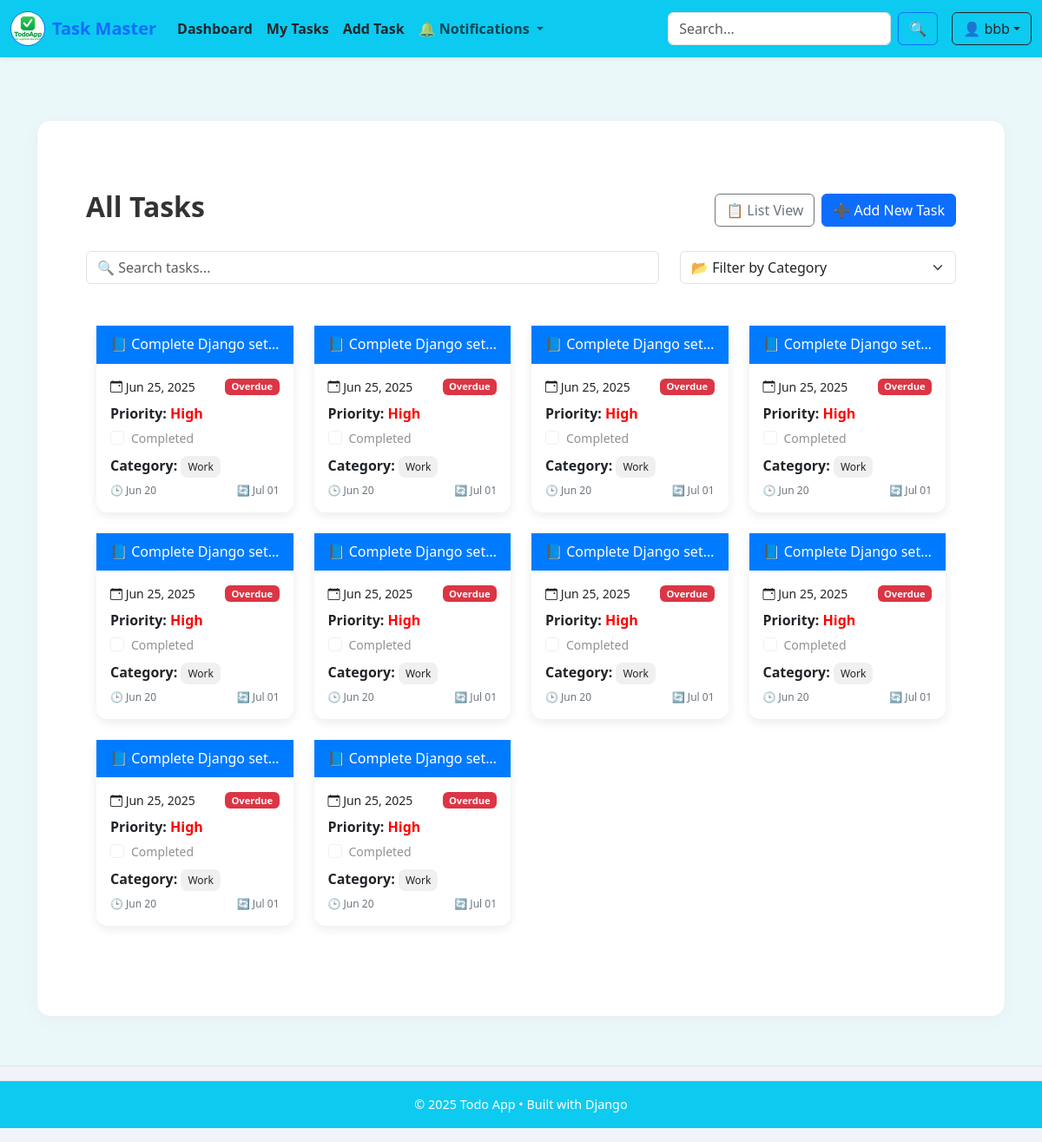
Page /tasks/cards/ (signed in) on the earlier database version.
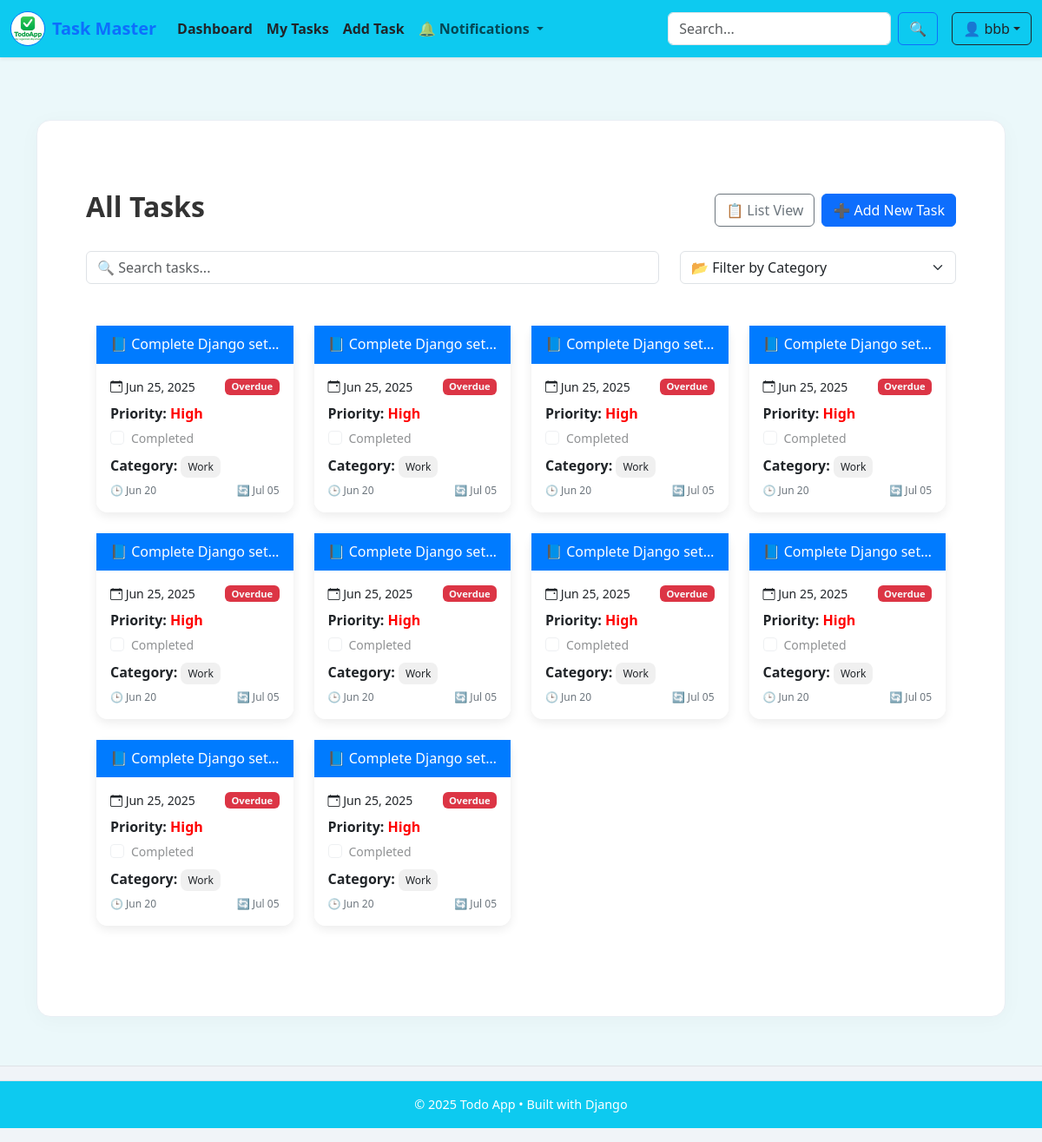
Same page on the later database version.
### todos/models.py (models this page shows, shortened)
class Task(models.Model):
    PRIORITY_CHOICES = [
        ('L', 'Low'),
        ('M', 'Medium'),
        ('H', 'High'),
    ]
    STATUS_CHOICES = [
        ('P', 'Pending'),
        ('I', 'In Progress'),
        ('C', 'Completed'),
        ('O', 'Overdue'),
    ]
    title = models.CharField(max_length=200)
    description = models.TextField(blank=True)
    due_date = models.DateField(null=True, blank=True)
    completed = models.BooleanField(default=False)
    priority = models.CharField(max_length=1, choices=PRIORITY_CHOICES, default='M')
    status = models.CharField(max_length=1, choices=STATUS_CHOICES, default='I')
    category = models.ForeignKey(Category, on_delete=models.SET_NULL, null=True, blank=True, related_name='tasks',default='Study')
    user = models.ForeignKey(User, on_delete=models.CASCADE, related_name='tasks')
    created_at = models.DateTimeField(auto_now_add=True)
    updated_at = models.DateTimeField(auto_now=True)
    class Meta:
        ordering = ['-created_at']
        verbose_name_plural = "Tasks"

class Category(models.Model):
    name = models.CharField(max_length=100)
    slug = models.SlugField(unique=True,null=True)
    description = models.TextField(blank=True)
    created_at = models.DateTimeField(auto_now_add=True)
    updated_at = models.DateTimeField(auto_now=True)
    class Meta:
        verbose_name_plural = "Categories"

### todos/views.py (the view)
# urls.py: path('tasks/cards/', views.task_card_view, name='task_card_list'),
@login_required
def task_card_view(request):
    tasks = Task.objects.filter(user=request.user).order_by('-status', 'due_date', '-created_at')
    categories = Category.objects.all()
    query = request.GET.get("q", "")
    category_id = request.GET.get("category", "")
    category_name = categories.filter(id=category_id).first() if category_id else None
    if query:
        tasks = tasks.filter(
            Q(title__icontains=query) | Q(description__icontains=query)
        )
    if category_id:
        tasks = tasks.filter(category_id=category_id)
    context = {
        'tasks': tasks,
        'query': query,
        'categories': categories,
        'selected_category': category_id,
        'category_name': category_name,
        'page_title': None
    }
    return render(request, 'todos/task_card_list.html', context)

### todos/context_processors.py (called while the page is built)
def notification_context(request):
    if request.user.is_authenticated:
        return {
            'notifications': Notification.objects.filter(user=request.user, is_read=False)[:5]
        }
    return {}

### todos/templates/todos/task_card_list.html (shortened to what this page needs)
{% extends 'todos/base.html' %}
{% load extras %}
{% block content %}
<div class="container py-4">
  <div class="container py-4">
  <div class="d-flex justify-content-between align-items-center mb-4 flex-wrap gap-2">
    <div>
      <h2 class="fw-bold">{{ page_title|default:"All Tasks" }}</h2>
    </div>
    <div class="d-flex gap-2">
      {% if request.resolver_match.url_name == "task_card_list" %}
        <a href="{% url 'task_list' %}" class="btn btn-outline-secondary" title="Switch to List View">
          📋 List View
        </a>
      {% else %}
        <a href="{% url 'task_card_list' %}" class="btn btn-outline-secondary" title="Switch to Card View">
          🗂️ Card View
        </a>
      {% endif %}
      <a href="{% url 'create_task' %}" class="btn btn-primary" title="Add New Task">
        ➕ Add New Task
      </a>
    </div>
  </div>
   {% if not page_title %}
    <form method="get" class="row mb-4" action="{% url 'search_tasks' %}">
        <div class="col-md-8 mb-2 mb-md-0">
        <input type="text" name="q" class="form-control" placeholder="🔍 Search tasks..." value="{{ request.GET.q }}">
        </div>
        <div class="col-md-4">
        <select name="category" class="form-select" onchange="this.form.submit()">
            <option value="">📂 Filter by Category</option>
        </select>
        </div>
    </form>
  {%endif%}
  {% if tasks %}
  <div class="container py-4">
    <div class="row g-4">
      {% for task in tasks %}
        <div class="col-sm-12 col-md-6 col-lg-4 col-xl-3">
        <a href="{% url 'task_detail' task.id %}" class="text-decoration-none text-dark">
          <div class="task-card h-100">
            <div class="card-header-title">
              <h6 class="mb-0 text-truncate">📘 {{ task.title }}</h6>
            </div>
            <div class="card-body p-3">
              <div class="d-flex justify-content-between align-items-center mb-2">
                <small><i class="bi bi-calendar-event"></i> {{ task.due_date|date:"M d, Y" }}</small>
                {% if task.status == 'P' %}
                  <span class="badge bg-secondary text-light status-badge">Pending</span>
                {% elif task.status == 'I' %}
                  <span class="badge bg-warning text-dark status-badge">In Progress</span>
                {% elif task.status == 'C' %}
                  <span class="badge bg-success text-light status-badge">Completed</span>
                {% elif task.status == 'O' %}
                  <span class="badge bg-danger text-light status-badge">Overdue</span>
                {% endif %}
              </div>
              <div class="mb-1">
                <strong>Priority:</strong>
                {% if task.priority == 'H' %}
                  <span class="priority-high">High</span>
                {% elif task.priority == 'M' %}
                  <span class="priority-medium">Medium</span>
                {% else %}
                  <span class="priority-low">Low</span>
                {% endif %}
              </div>
              <div class="form-check mb-2">
                <input class="form-check-input" type="checkbox" disabled {% if task.completed %}checked{% endif %} id="taskComplete{{ forloop.counter }}">
                <label class="form-check-label small" for="taskComplete{{ forloop.counter }}">
                  Completed
                </label>
              </div>
              {% if task.category %}
                <div class="mb-2">
                  <strong>Category:</strong> <span class="tag-category">{{ task.category.name }}</span>
                </div>
              {% endif %}
              <div class="d-flex justify-content-between mt-2">
                <span class="timestamp">🕒 {{ task.created_at|date:"M d" }}</span>
                <span class="timestamp">🔄 {{ task.updated_at|date:"M d" }}</span>
              </div>
            </div>
          </div>
        </a>
        </div>
      {% empty %}
        <p>No tasks found.</p>
      {% endfor %}
    </div>
  {% endif %}
</div>
{% endblock content%}

### todos/templates/todos/base.html (shortened to what this page needs)
{% load static %}
<!DOCTYPE html>
<html lang="en">
  <head>
    <link href="https://cdn.jsdelivr.net/npm/bootstrap@5.3.3/dist/css/bootstrap.min.css" rel="stylesheet" />
    <link href="https://cdn.jsdelivr.net/npm/bootstrap-icons@1.10.5/font/bootstrap-icons.css" rel="stylesheet">
    <link rel="stylesheet" href="{% static 'css/styles.css' %}" />
  </head>
  <body>
    {% include 'todos/nav.html' %}
    <main class="container my-4">
      <div class="main-container">
        {% block content %}{% endblock content %}
      </div>
    </main>
    <footer>
      {% include 'todos/footer.html' %}
    </footer>
  </body>
</html>

### todos/templates/todos/nav.html (shortened to what this page needs)
{% load static %}
<nav class="navbar navbar-expand-lg navbar-light bg-info shadow-sm py-2">
  <div class="container-fluid">
    <a class="navbar-brand d-flex align-items-center text-primary" href="{% url 'home' %}">
      <img src="{% static 'todos/logo.png' %}" alt="Logo" height="40" class="me-2 rounded-circle border border-primary" onerror="this.style.display='none';this.insertAdjacentHTML('afterend', '<span class=\'me-2 fs-3\'>📝</span>');" />
      <strong>Task Master</strong>
    </a>
    <div class="collapse navbar-collapse" id="navbarMain">
      <ul class="navbar-nav me-auto mb-2 mb-lg-0">
        <li class="nav-item">
          <a class="nav-link fw-semibold text-dark" href="{% url 'dashboard' %}">Dashboard</a>
        </li>
        <li class="nav-item">
          <a class="nav-link fw-semibold text-dark" href="{% url 'task_list' %}">My Tasks</a>
        </li>
        <li class="nav-item">
          <a class="nav-link fw-semibold text-dark" href="{% url 'create_task' %}">Add Task</a>
        </li>
        <li class="nav-item dropdown">
          <a class="nav-link dropdown-toggle position-relative" href="#" id="notificationDropdown" data-bs-toggle="dropdown" aria-expanded="false">
            🔔 <strong> Notifications </strong>
          </a>
        </li>
      </ul>
      <form class="d-flex me-3" method="get" action="{% url 'search_tasks' %}">
        <input class="form-control me-2" type="search" name="q" placeholder="Search..." aria-label="Search" required />
        <button class="btn btn-outline-primary" type="submit">🔍</button>
      </form>
      {% if user.is_authenticated %}
        <div class="dropdown">
          <a class="btn btn-outline-dark dropdown-toggle" href="#" id="userDropdown" data-bs-toggle="dropdown" aria-expanded="false">👤 {{ user.username }}</a>
        </div>
      {% else %}
        <a class="btn btn-outline-primary me-2" href="{% url 'login' %}">Login</a>
        <a class="btn btn-primary" href="{% url 'register' %}">Register</a>
      {% endif %}
    </div>
  </div>
</nav>

### todos/templates/todos/footer.html
<footer class="bg-info text-white text-center py-3">
    &copy; {{ year|default:2025 }} Todo App &bullet; Built with Django
</footer>

### todos/templates/todos/base.html (style rules this page uses)
html, body { height: 100%; margin: 0; font-family: 'Segoe UI', Tahoma, Geneva, Verdana, sans-serif; font-size: 1rem; color: #333; background-color: #ebf8fa; -webkit-font-smoothing: antialiased; -moz-osx-font-smoothing: grayscale; scroll-behavior: smooth; }
body { display: flex; flex-direction: column; }
main { flex: 1; padding-top: 2rem; padding-bottom: 2rem; }
.main-container { background: #fff; border-radius: 1rem; border: 1px solid #e9eef4; box-shadow: 0 4px 24px rgba(0, 0, 0, 0.03); padding: 2rem; }
a { text-decoration: none; transition: all 0.2s ease-in-out; }
footer { background-color: #f0f4f8; border-top: 1px solid #dee2e6; padding: 1rem 0; text-align: center; font-size: 0.9rem; color: #666; }

### todos/templates/todos/task_card_list.html (style rules this page uses)
.task-card { border-radius: 0.8rem; box-shadow: 0 4px 12px rgba(0, 0, 0, 0.08); transition: transform 0.2s ease, box-shadow 0.2s ease; background: rgba(255, 255, 255, 0.85); backdrop-filter: blur(4px); }
.card-header-title { background: #007bff; color: white; padding: 0.75rem 1rem; font-size: 1rem; }
.priority-high { color: red; font-weight: bold; }
.status-badge { font-size: 0.7rem; }
.timestamp { font-size: 0.75rem; color: #6c757d; }
.tag-category { background-color: #f0f0f0; padding: 0.25rem 0.5rem; border-radius: 0.5rem; font-size: 0.75rem; }

Differences in the rows shown:
changed Task (number 1 of 10 on the later page): updated_at "Jul 01" → "Jul 05"
changed Task (number 2 of 10 on the later page): updated_at "Jul 01" → "Jul 05"
changed Task (number 3 of 10 on the later page): updated_at "Jul 01" → "Jul 05"
changed Task (number 4 of 10 on the later page): updated_at "Jul 01" → "Jul 05"
changed Task (number 5 of 10 on the later page): updated_at "Jul 01" → "Jul 05"
changed Task (number 6 of 10 on the later page): updated_at "Jul 01" → "Jul 05"
changed Task (number 7 of 10 on the later page): updated_at "Jul 01" → "Jul 05"
changed Task (number 8 of 10 on the later page): updated_at "Jul 01" → "Jul 05"
changed Task (number 9 of 10 on the later page): updated_at "Jul 01" → "Jul 05"
changed Task (number 10 of 10 on the later page): updated_at "Jul 01" → "Jul 05"
